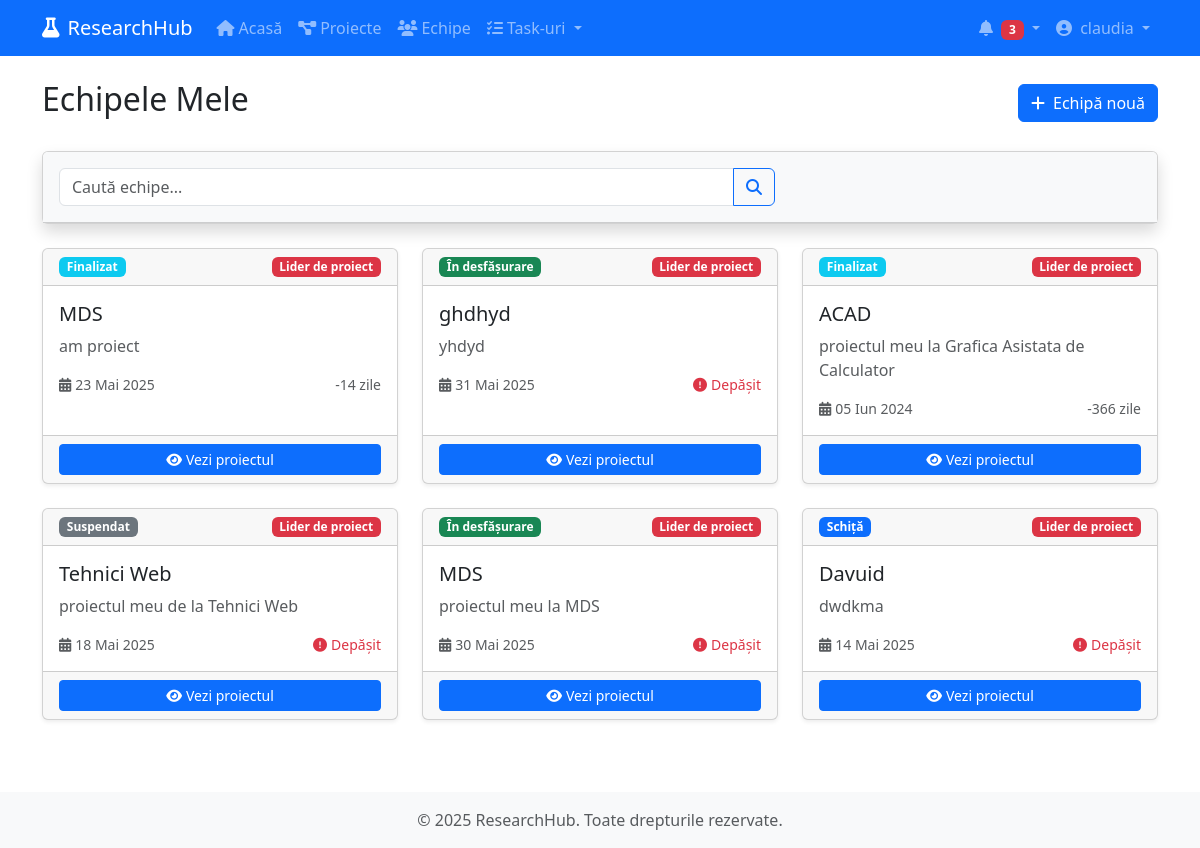
Page /teams/ (signed in) on the committed database.
### myapp/models.py (models this page shows, shortened)
class ProjectMember(models.Model):
    project = models.ForeignKey(Project, on_delete=models.CASCADE, related_name='members')
    user = models.ForeignKey(User, on_delete=models.CASCADE, related_name='project_memberships')
    joined_at = models.DateTimeField(auto_now_add=True)
    ROLE_CHOICES = [
        ('leader', 'Lider de proiect'),
        ('researcher', 'Cercetător'),
        ('assistant', 'Asistent'),
        ('consultant', 'Consultant'),
        ('admin', 'Administrator'),
    ]
    role = models.CharField(max_length=20, choices=ROLE_CHOICES, default='researcher')
    class Meta:
        unique_together = ('project', 'user')

class Project(models.Model):
    title = models.CharField(max_length=200)
    description = models.TextField()
    start_date = models.DateField()
    end_date = models.DateField()
    created_at = models.DateTimeField(auto_now_add=True)
    updated_at = models.DateTimeField(auto_now=True)
    created_by = models.ForeignKey(User, on_delete=models.CASCADE, related_name='created_projects')
    STATUS_CHOICES = [
        ('draft', 'Schiță'),
        ('planning', 'Planificare'),
        ('in_progress', 'În desfășurare'),
        ('on_hold', 'Suspendat'),
        ('completed', 'Finalizat'),
        ('archived', 'Arhivat'),
    ]
    status = models.CharField(max_length=20, choices=STATUS_CHOICES, default='draft')
    def days_remaining(self):
        return (self.end_date - timezone.now().date()).days
    def is_overdue(self):
        return self.end_date < timezone.now().date() and self.status not in ['completed', 'archived']

### myapp/views.py (the view)
# urls.py: path('teams/', views.teams_list, name='teams_list'),
@login_required
def teams_list(request):
    user_projects = ProjectMember.objects.filter(
        user=request.user
    ).select_related('project').order_by('-project__updated_at')
    search_query = request.GET.get('search')
    if search_query:
        user_projects = user_projects.filter(
            Q(project__title__icontains=search_query) |
            Q(project__description__icontains=search_query)
        )
    paginator = Paginator(user_projects, 12)  # 12 echipe per pagină
    page_number = request.GET.get('page')
    page_obj = paginator.get_page(page_number)
    context = {
        'page_obj': page_obj,
        'search_query': search_query,
    }
    return render(request, 'teams/list.html', context)

### myapp/templates/teams/list.html (shortened to what this page needs)
{% extends 'base.html' %}
{% block content %}
<div class="d-flex justify-content-between align-items-center mb-4">
    <h1 class="h2">Echipele Mele</h1>
    <a href="{% url 'create_project' %}" class="btn btn-primary">
        <i class="fas fa-plus me-2"></i>Echipă nouă
    </a>
</div>
<div class="card shadow mb-4">
    <div class="card-header bg-light py-3">
        <form method="get" class="row g-3">
            <div class="col-md-8">
                <div class="input-group">
                    <input type="text" name="search" class="form-control" placeholder="Caută echipe..." value="{{ search_query|default:'' }}">
                    <button class="btn btn-outline-primary" type="submit">
                        <i class="fas fa-search"></i>
                    </button>
                </div>
            </div>
        </form>
    </div>
</div>
{% if page_obj %}
<div class="row">
    {% for membership in page_obj %}
    <div class="col-md-6 col-lg-4 mb-4">
        <div class="card h-100 shadow-sm">
            <div class="card-header d-flex justify-content-between align-items-center">
                <span class="badge {% if membership.project.status == 'in_progress' %}bg-success{% elif membership.project.status == 'planning' %}bg-warning text-dark{% elif membership.project.status == 'completed' %}bg-info{% elif membership.project.status == 'on_hold' %}bg-secondary{% elif membership.project.status == 'archived' %}bg-dark{% else %}bg-primary{% endif %}">
                    {{ membership.project.get_status_display }}
                </span>
                <span class="badge {% if membership.role == 'leader' %}bg-danger{% elif membership.role == 'admin' %}bg-warning text-dark{% elif membership.role == 'consultant' %}bg-info{% else %}bg-secondary{% endif %}">
                    {{ membership.get_role_display }}
                </span>
            </div>
            <div class="card-body">
                <h5 class="card-title">{{ membership.project.title }}</h5>
                <p class="card-text text-muted">{{ membership.project.description|truncatechars:100 }}</p>
                <div class="d-flex justify-content-between align-items-center text-muted small mt-3">
                    <span><i class="fas fa-calendar-alt me-1"></i>{{ membership.project.end_date|date:"d M Y" }}</span>
                    <span class="{% if membership.project.is_overdue %}text-danger{% endif %}">
                        {% if membership.project.is_overdue %}
                            <i class="fas fa-exclamation-circle me-1"></i>Depășit
                        {% else %}
                            {{ membership.project.days_remaining }} zile
                        {% endif %}
                    </span>
                </div>
            </div>
            <div class="card-footer">
                <a href="{% url 'project_detail' membership.project.id %}" class="btn btn-sm btn-primary w-100">
                    <i class="fas fa-eye me-1"></i>Vezi proiectul
                </a>
            </div>
        </div>
    </div>
    {% endfor %}
</div>
{% endif %}
{% endblock %}

### myapp/templates/base.html (shortened to what this page needs)
<!DOCTYPE html>
<html lang="ro">
<head>
    <link href="https://cdn.jsdelivr.net/npm/bootstrap@5.3.0/dist/css/bootstrap.min.css" rel="stylesheet">
    <link rel="stylesheet" href="https://cdnjs.cloudflare.com/ajax/libs/font-awesome/6.4.0/css/all.min.css">
</head>
<body>
    <nav class="navbar navbar-expand-lg navbar-dark bg-primary">
        <div class="container">
            <a class="navbar-brand" href="{% url 'home' %}">
                <i class="fas fa-flask me-2"></i>ResearchHub
            </a>
            <div class="collapse navbar-collapse" id="navbarNav">
                <ul class="navbar-nav me-auto">
                    <li class="nav-item">
                        <a class="nav-link" href="{% url 'home' %}">
                            <i class="fas fa-home me-1"></i>Acasă
                        </a>
                    </li>
                    {% if user.is_authenticated %}
                    <li class="nav-item">
                        <a class="nav-link" href="{% url 'projects_list' %}">
                            <i class="fas fa-project-diagram me-1"></i>Proiecte
                        </a>
                    </li>
                    <li class="nav-item">
                        <a class="nav-link" href="{% url 'teams_list' %}">
                            <i class="fas fa-users me-1"></i>Echipe
                        </a>
                    </li>
                    <li class="nav-item dropdown">
                        <a class="nav-link dropdown-toggle" href="#" role="button" data-bs-toggle="dropdown">
                            <i class="fas fa-tasks me-1"></i>Task-uri
                        </a>
                    </li>
                    {% endif %}
                </ul>
                <ul class="navbar-nav">
                    {% if user.is_authenticated %}
                    <li class="nav-item dropdown">
                        <a class="nav-link dropdown-toggle" href="#" role="button" data-bs-toggle="dropdown">
                            <i class="fas fa-bell me-1"></i>
                            <span class="badge bg-danger">3</span>
                        </a>
                    </li>
                    <li class="nav-item dropdown">
                        <a class="nav-link dropdown-toggle" href="#" role="button" data-bs-toggle="dropdown">
                            {% if user.profile.picture %}
                            <img src="{{ user.profile.picture.url }}" alt="{{ user.username }}" class="rounded-circle me-1" style="width: 24px; height: 24px; object-fit: cover;">
                            {% else %}
                            <i class="fas fa-user-circle me-1"></i>
                            {% endif %}
                            {{ user.first_name|default:user.username }}
                        </a>
                    </li>
                    {% endif %}
                </ul>
            </div>
        </div>
    </nav>
    <main class="container mt-4">
        {% block content %}{% endblock %}
    </main>
    <footer class="bg-light text-center text-muted py-3 mt-5">
        <div class="container">
            <p class="mb-0">© {% now "Y" %} ResearchHub. Toate drepturile rezervate.</p>
        </div>
    </footer>
</body>
</html>

### rows in the picture
ProjectMember: project.status "Finalizat", role "Lider de proiect", project "MDS", project.description "am proiect", project.end_date "23 Mai 2025", project.days_remaining "-14"
ProjectMember: project.status "În desfășurare", role "Lider de proiect", project "ghdhyd", project.description "yhdyd", project.end_date "31 Mai 2025", shows "Depășit"
ProjectMember: project.status "Finalizat", role "Lider de proiect", project "ACAD", project.description "proiectul meu la Grafica Asistata de Calculator", project.end_date "05 Iun 2024", project.days_remaining "-366"
ProjectMember: project.status "Suspendat", role "Lider de proiect", project "Tehnici Web", project.description "proiectul meu de la Tehnici Web", project.end_date "18 Mai 2025", shows "Depășit"
ProjectMember: project.status "În desfășurare", role "Lider de proiect", project "MDS", project.description "proiectul meu la MDS", project.end_date "30 Mai 2025", shows "Depășit"
ProjectMember: project.status "Schiță", role "Lider de proiect", project "Davuid", project.description "dwdkma", project.end_date "14 Mai 2025", shows "Depășit"

### other values in the picture
{{ user.first_name|default:user.username }} "claudia"
